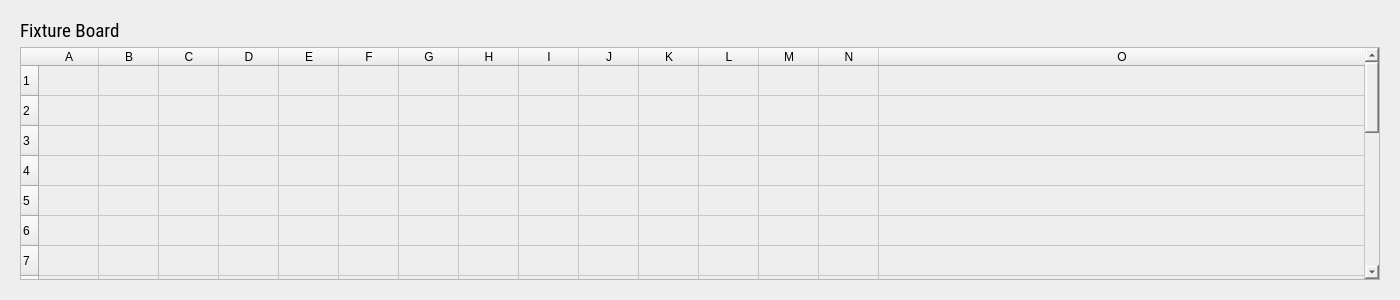
<?xml version="1.0" encoding="UTF-8"?>
<ui version="4.0">
 <class>Form</class>
 <widget class="QWidget" name="Form">
  <property name="geometry">
   <rect>
    <x>0</x>
    <y>0</y>
    <width>1400</width>
    <height>300</height>
   </rect>
  </property>
  <property name="maximumSize">
   <size>
    <width>1400</width>
    <height>400</height>
   </size>
  </property>
  <property name="windowTitle">
   <string>Grid_view</string>
  </property>
  <property name="styleSheet">
   <string notr="true">background-color: rgb(238, 238, 238);</string>
  </property>
  <layout class="QGridLayout" name="gridLayout_2">
   <item row="0" column="0">
    <widget class="QFrame" name="frame">
     <property name="maximumSize">
      <size>
       <width>1440</width>
       <height>400</height>
      </size>
     </property>
     <property name="frameShape">
      <enum>QFrame::NoFrame</enum>
     </property>
     <property name="frameShadow">
      <enum>QFrame::Raised</enum>
     </property>
     <layout class="QGridLayout" name="gridLayout">
      <item row="0" column="0">
       <layout class="QVBoxLayout" name="verticalLayout">
        <item>
         <layout class="QHBoxLayout" name="horizontalLayout_2">
          <item>
           <widget class="QLabel" name="label">
            <property name="minimumSize">
             <size>
              <width>111</width>
              <height>21</height>
             </size>
            </property>
            <property name="maximumSize">
             <size>
              <width>111</width>
              <height>21</height>
             </size>
            </property>
            <property name="font">
             <font>
              <family>Roboto Condensed</family>
              <pointsize>14</pointsize>
              <weight>50</weight>
              <italic>false</italic>
              <bold>false</bold>
             </font>
            </property>
            <property name="styleSheet">
             <string notr="true">font: 14pt &quot;Roboto Condensed&quot;;
</string>
            </property>
            <property name="text">
             <string>Fixture Board</string>
            </property>
           </widget>
          </item>
          <item>
           <spacer name="horizontalSpacer">
            <property name="orientation">
             <enum>Qt::Horizontal</enum>
            </property>
            <property name="sizeType">
             <enum>QSizePolicy::Expanding</enum>
            </property>
            <property name="sizeHint" stdset="0">
             <size>
              <width>14439</width>
              <height>20</height>
             </size>
            </property>
           </spacer>
          </item>
         </layout>
        </item>
        <item>
         <widget class="QTableWidget" name="tableWidget">
          <property name="maximumSize">
           <size>
            <width>1440</width>
            <height>800</height>
           </size>
          </property>
          <property name="font">
           <font>
            <family>Roboto [GOOG]</family>
            <pointsize>14</pointsize>
            <weight>75</weight>
            <bold>true</bold>
           </font>
          </property>
          <property name="styleSheet">
           <string notr="true"/>
          </property>
          <property name="frameShape">
           <enum>QFrame::StyledPanel</enum>
          </property>
          <property name="frameShadow">
           <enum>QFrame::Plain</enum>
          </property>
          <property name="editTriggers">
           <set>QAbstractItemView::NoEditTriggers</set>
          </property>
          <property name="rowCount">
           <number>20</number>
          </property>
          <property name="columnCount">
           <number>15</number>
          </property>
          <attribute name="horizontalHeaderVisible">
           <bool>true</bool>
          </attribute>
          <attribute name="horizontalHeaderDefaultSectionSize">
           <number>60</number>
          </attribute>
          <attribute name="horizontalHeaderStretchLastSection">
           <bool>true</bool>
          </attribute>
          <attribute name="verticalHeaderHighlightSections">
           <bool>true</bool>
          </attribute>
          <attribute name="verticalHeaderStretchLastSection">
           <bool>true</bool>
          </attribute>
          <row/>
          <row/>
          <row/>
          <row/>
          <row/>
          <row/>
          <row/>
          <row/>
          <row/>
          <row/>
          <row/>
          <row/>
          <row/>
          <row/>
          <row/>
          <row/>
          <row/>
          <row/>
          <row/>
          <row/>
          <column>
           <property name="text">
            <string>A</string>
           </property>
          </column>
          <column>
           <property name="text">
            <string>B</string>
           </property>
          </column>
          <column>
           <property name="text">
            <string>C</string>
           </property>
          </column>
          <column>
           <property name="text">
            <string>D</string>
           </property>
          </column>
          <column>
           <property name="text">
            <string>E</string>
           </property>
          </column>
          <column>
           <property name="text">
            <string>F</string>
           </property>
          </column>
          <column>
           <property name="text">
            <string>G</string>
           </property>
          </column>
          <column>
           <property name="text">
            <string>H</string>
           </property>
          </column>
          <column>
           <property name="text">
            <string>I</string>
           </property>
          </column>
          <column>
           <property name="text">
            <string>J</string>
           </property>
          </column>
          <column>
           <property name="text">
            <string>K</string>
           </property>
          </column>
          <column>
           <property name="text">
            <string>L</string>
           </property>
          </column>
          <column>
           <property name="text">
            <string>M</string>
           </property>
          </column>
          <column>
           <property name="text">
            <string>N</string>
           </property>
          </column>
          <column>
           <property name="text">
            <string>O</string>
           </property>
          </column>
          <item row="0" column="0">
           <property name="text">
            <string/>
           </property>
          </item>
         </widget>
        </item>
       </layout>
      </item>
     </layout>
    </widget>
   </item>
  </layout>
 </widget>
 <resources/>
 <connections/>
</ui>
